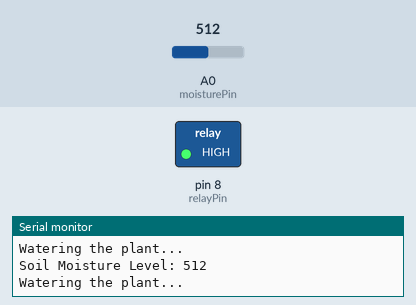
Recording of a sketch running on a simulated Arduino Uno, built with avr-gcc and run on an emulated ATmega328P. Shown: switched loads named in the sketch (green lamp = pin HIGH), the last lines printed to the serial monitor. The inputs (shaded band) are chosen by the test bench; at power-on: A0 (moisturePin) = 512.

Above: at 1.8 s.
1.9 s: A0 (moisturePin) set to 987
3.4 s: A0 (moisturePin) set to 1008
At 5.2 s:
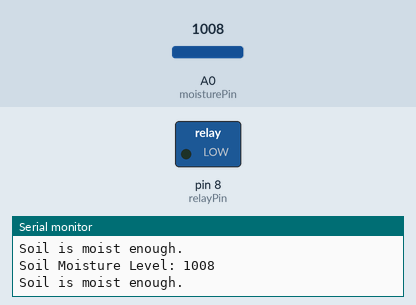
5.5 s: A0 (moisturePin) set to 611
7.2 s: A0 (moisturePin) set to 585
At 8.4 s:
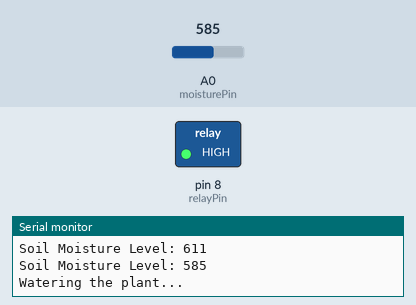
9.5 s: A0 (moisturePin) set to 1010
At 11.2 s:
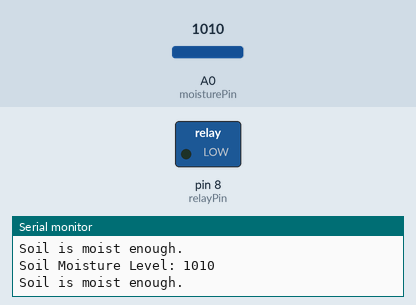
Timing chart, 0 to 12.5 s (numbered marks = the images above; inputs shaded):
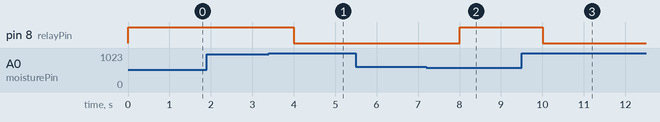

Measured:
- the behaviour switches between 999 and 1000 on A0 (moisturePin) (found by bisection; images 0 and 1)
- the behaviour switches between 600 and 599 on A0 (moisturePin) (found by bisection; images 1 and 2)
- after the input at 3.4 s, pin 8 (relayPin): HIGH → LOW after 0.60 s
- after the input at 7.2 s, pin 8 (relayPin): LOW → HIGH after 0.81 s
- after the input at 9.5 s, pin 8 (relayPin): HIGH → LOW after 0.51 s

The sketch:

Agriculture_water_Soil_moisture.ino
```cpp
const int moisturePin = A0; // Pin connected to the analog output of the soil moisture sensor
const int relayPin = 8;     // Pin connected to the relay module
int moistureValue = 0;      // Variable to store the moisture value

// Define the threshold values for soil moisture
const int lowerThreshold = 600;  // Lower threshold to start watering
const int upperThreshold = 1000; // Upper threshold to stop watering

void setup() {
  Serial.begin(9600);       // Initialize serial communication for debugging
  pinMode(moisturePin, INPUT); // Set the moisture sensor pin as an input
  pinMode(relayPin, OUTPUT);   // Set the relay pin as an output
  digitalWrite(relayPin, LOW); // Ensure the relay is off at startup
}

void loop() {
  moistureValue = analogRead(moisturePin); // Read the analog value from the sensor
  Serial.print("Soil Moisture Level: ");
  Serial.println(moistureValue);          // Print the moisture value to the Serial Monitor

  // Check if the soil moisture is below the lower threshold
  if (moistureValue < lowerThreshold) {
    digitalWrite(relayPin, HIGH); // Turn on the relay to start the water pump
    Serial.println("Watering the plant...");
  }
  // Check if the soil moisture is at or above the upper threshold
  else if (moistureValue >= upperThreshold) {
    digitalWrite(relayPin, LOW);  // Turn off the relay to stop the water pump
    Serial.println("Soil is moist enough.");
  }

  delay(1000); // Wait for 1 second before taking another reading
}
```
